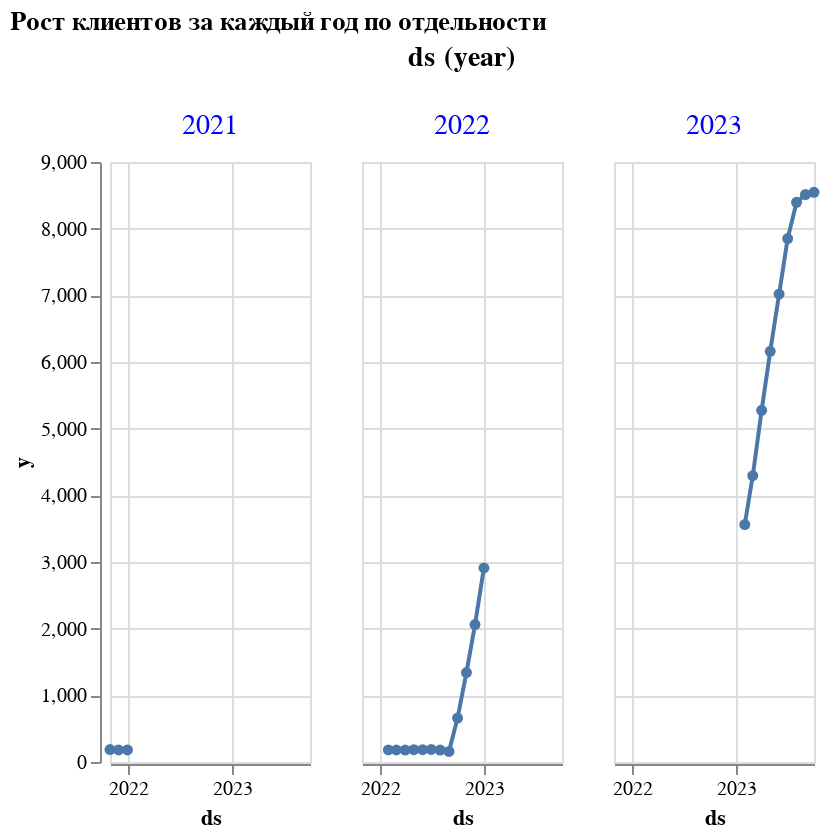

Notebook source saved alongside this figure:
### Code cell
alt.Chart(data.reset_index()).mark_line(point=True).encode(
    x='ds', 
    y='y',
    column='year(ds)',
    tooltip=['ds', 'y']).properties(
    title="Рост клиентов за каждый год по отдельности",
    width=100).configure_header(
    titleColor='black',
    titleFontSize=14,
    labelColor='blue',
    labelFontSize=14
)

### Figure 1 — Vega-Lite specification as saved in the notebook (floating-point values rounded to 4 significant figures)
{"config": {"view": {"continuousWidth": 300, "continuousHeight": 300}, "header": {"labelColor": "blue", "labelFontSize": 14, "titleColor": "black", "titleFontSize": 14}}, "data": {"name": "data-0d9d52a5fd3c55d6143b6f980ac0d521"}, "mark": {"type": "line", "point": true}, "encoding": {"column": {"field": "ds", "timeUnit": "year", "type": "temporal"}, "tooltip": [{"field": "ds", "type": "temporal"}, {"field": "y", "type": "quantitative"}], "x": {"field": "ds", "type": "temporal"}, "y": {"field": "y", "type": "quantitative"}}, "title": "Рост клиентов за каждый год по отдельности", "width": 100, "$schema": "https://vega.github.io/schema/vega-lite/v5.15.1.json", "datasets": {"data-0d9d52a5fd3c55d6143b6f980ac0d521": [{"ds": "2021-10-31T00:00:00", "y": 186}, {"ds": "2021-11-30T00:00:00", "y": 181}, {"ds": "2021-12-31T00:00:00", "y": 181}, {"ds": "2022-01-31T00:00:00", "y": 182}, {"ds": "2022-02-28T00:00:00", "y": 180}, {"ds": "2022-03-31T00:00:00", "y": 179}, {"ds": "2022-04-30T00:00:00", "y": 184}, {"ds": "2022-05-31T00:00:00", "y": 184}, {"ds": "2022-06-30T00:00:00", "y": 188}, {"ds": "2022-07-31T00:00:00", "y": 179}, {"ds": "2022-08-31T00:00:00", "y": 159}, {"ds": "2022-09-30T00:00:00", "y": 659}, {"ds": "2022-10-31T00:00:00", "y": 1341}, {"ds": "2022-11-30T00:00:00", "y": 2061}, {"ds": "2022-12-31T00:00:00", "y": 2910}, {"ds": "2023-01-31T00:00:00", "y": 3562}, {"ds": "2023-02-28T00:00:00", "y": 4295}, {"ds": "2023-03-31T00:00:00", "y": 5276}, {"ds": "2023-04-30T00:00:00", "y": 6161}, {"ds": "2023-05-31T00:00:00", "y": 7017}, {"ds": "2023-06-30T00:00:00", "y": 7852}, {"ds": "2023-07-31T00:00:00", "y": 8396}, {"ds": "2023-08-31T00:00:00", "y": 8511}, {"ds": "2023-09-30T00:00:00", "y": 8546}]}}
